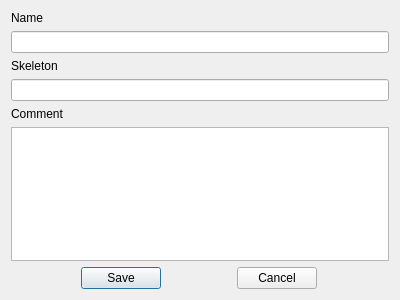
<?xml version="1.0" encoding="UTF-8"?>
<ui version="4.0">
 <class>SkeletonDialog</class>
 <widget class="QDialog" name="SkeletonDialog">
  <property name="geometry">
   <rect>
    <x>0</x>
    <y>0</y>
    <width>400</width>
    <height>300</height>
   </rect>
  </property>
  <property name="windowTitle">
   <string>Dialog</string>
  </property>
  <layout class="QVBoxLayout" name="verticalLayout_2">
   <item>
    <layout class="QVBoxLayout" name="verticalLayout">
     <item>
      <widget class="QLabel" name="nameLabel">
       <property name="text">
        <string>Name</string>
       </property>
      </widget>
     </item>
     <item>
      <widget class="QLineEdit" name="nameEdit"/>
     </item>
     <item>
      <widget class="QLabel" name="skeletonLabel">
       <property name="text">
        <string>Skeleton</string>
       </property>
      </widget>
     </item>
     <item>
      <widget class="QLineEdit" name="skeletonEdit"/>
     </item>
     <item>
      <widget class="QLabel" name="commentLabel">
       <property name="text">
        <string>Comment</string>
       </property>
      </widget>
     </item>
     <item>
      <widget class="QTextEdit" name="commentEdit"/>
     </item>
     <item>
      <layout class="QHBoxLayout" name="horizontalLayout">
       <item>
        <widget class="QPushButton" name="saveButton">
         <property name="sizePolicy">
          <sizepolicy hsizetype="Maximum" vsizetype="Fixed">
           <horstretch>0</horstretch>
           <verstretch>0</verstretch>
          </sizepolicy>
         </property>
         <property name="text">
          <string>Save</string>
         </property>
        </widget>
       </item>
       <item>
        <widget class="QPushButton" name="cancelButton">
         <property name="sizePolicy">
          <sizepolicy hsizetype="Maximum" vsizetype="Fixed">
           <horstretch>0</horstretch>
           <verstretch>0</verstretch>
          </sizepolicy>
         </property>
         <property name="text">
          <string>Cancel</string>
         </property>
        </widget>
       </item>
      </layout>
     </item>
    </layout>
   </item>
  </layout>
 </widget>
 <resources/>
 <connections/>
</ui>
